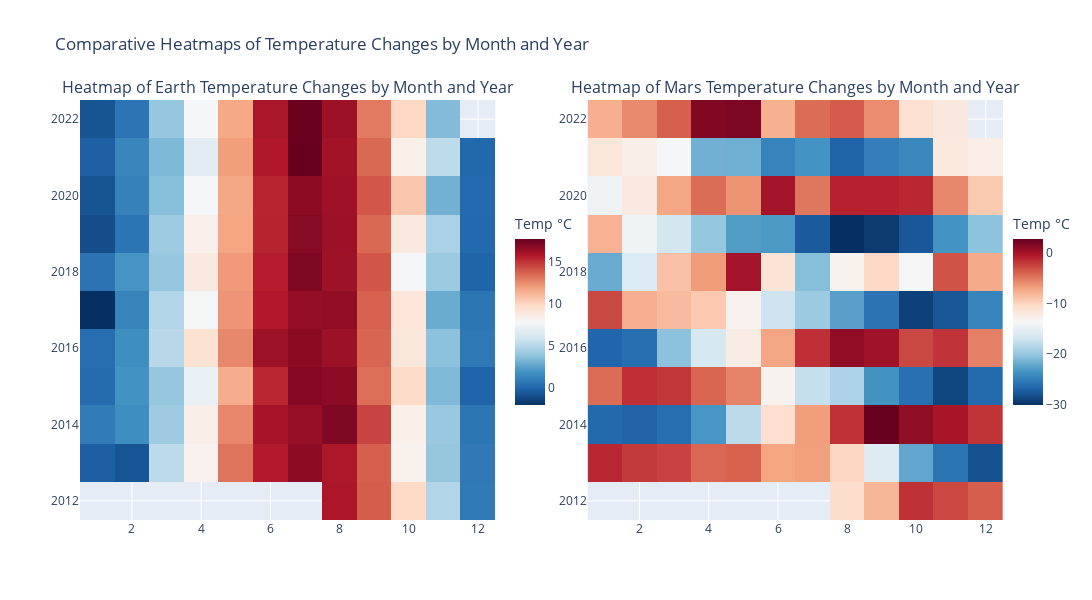

Notebook code cell kept with this figure:
### Code cell
import plotly.graph_objects as go
from plotly.subplots import make_subplots

fig = make_subplots(
    rows=1, cols=2,
    subplot_titles=('Heatmap of Earth Temperature Changes by Month and Year', 'Heatmap of Mars Temperature Changes by Month and Year')
)

fig.add_trace(
    go.Heatmap(
        z=pivot_earth.values,
        x=pivot_earth.columns,
        y=pivot_earth.index,
        colorscale='RdBu_r',
        colorbar=dict(len=0.5, x=0.46, title='Temp °C'),  # half length colorbar positioned between subplots
        showscale=True
    ),
    row=1, col=1
)

fig.add_trace(
    go.Heatmap(
        z=pivot_mars.values,
        x=pivot_mars.columns,
        y=pivot_mars.index,
        colorscale='RdBu_r',
        colorbar=dict(len=0.5, x=1.0, title='Temp °C'),  # half length colorbar on the right side
        showscale=True
    ),
    row=1, col=2
)

fig.update_layout(
    title_text='Comparative Heatmaps of Temperature Changes by Month and Year',
    height=600, width=1200
)

fig.show()

### Figure 1 — Plotly figure (JSON) as saved in the notebook; plotly's stock layout.template omitted (floating-point values rounded to 4 significant figures; data arrays with more than 128 entries replaced by an {"elided": "..."} marker saying what was removed)
{"data": [{"colorbar": {"len": 0.5, "title": {"text": "Temp °C"}, "x": 0.46}, "colorscale": [[0, "rgb(5,48,97)"], [0.1, "rgb(33,102,172)"], [0.2, "rgb(67,147,195)"], [0.3, "rgb(146,197,222)"], [0.4, "rgb(209,229,240)"], [0.5, "rgb(247,247,247)"], [0.6, "rgb(253,219,199)"], [0.7, "rgb(244,165,130)"], [0.8, "rgb(214,96,77)"], [0.9, "rgb(178,24,43)"], [1, "rgb(103,0,31)"]], "showscale": true, "type": "heatmap", "x": [1, 2, 3, 4, 5, 6, 7, 8, 9, 10, 11, 12], "xaxis": "x", "y": [2012, 2013, 2014, 2015, 2016, 2017, 2018, 2019, 2020, 2021, 2022], "yaxis": "y", "z": {"elided": "11x12 float values"}}, {"colorbar": {"len": 0.5, "title": {"text": "Temp °C"}, "x": 1}, "colorscale": [[0, "rgb(5,48,97)"], [0.1, "rgb(33,102,172)"], [0.2, "rgb(67,147,195)"], [0.3, "rgb(146,197,222)"], [0.4, "rgb(209,229,240)"], [0.5, "rgb(247,247,247)"], [0.6, "rgb(253,219,199)"], [0.7, "rgb(244,165,130)"], [0.8, "rgb(214,96,77)"], [0.9, "rgb(178,24,43)"], [1, "rgb(103,0,31)"]], "showscale": true, "type": "heatmap", "x": [1, 2, 3, 4, 5, 6, 7, 8, 9, 10, 11, 12], "xaxis": "x2", "y": [2012, 2013, 2014, 2015, 2016, 2017, 2018, 2019, 2020, 2021, 2022], "yaxis": "y2", "z": {"elided": "11x12 float values"}}], "layout": {"annotations": [{"font": {"size": 16}, "showarrow": false, "text": "Heatmap of Earth Temperature Changes by Month and Year", "x": 0.225, "xanchor": "center", "xref": "paper", "y": 1, "yanchor": "bottom", "yref": "paper"}, {"font": {"size": 16}, "showarrow": false, "text": "Heatmap of Mars Temperature Changes by Month and Year", "x": 0.775, "xanchor": "center", "xref": "paper", "y": 1, "yanchor": "bottom", "yref": "paper"}], "height": 600, "title": {"text": "Comparative Heatmaps of Temperature Changes by Month and Year"}, "width": 1200, "xaxis": {"anchor": "y", "domain": [0, 0.45]}, "xaxis2": {"anchor": "y2", "domain": [0.55, 1]}, "yaxis": {"anchor": "x", "domain": [0, 1]}, "yaxis2": {"anchor": "x2", "domain": [0, 1]}}}
